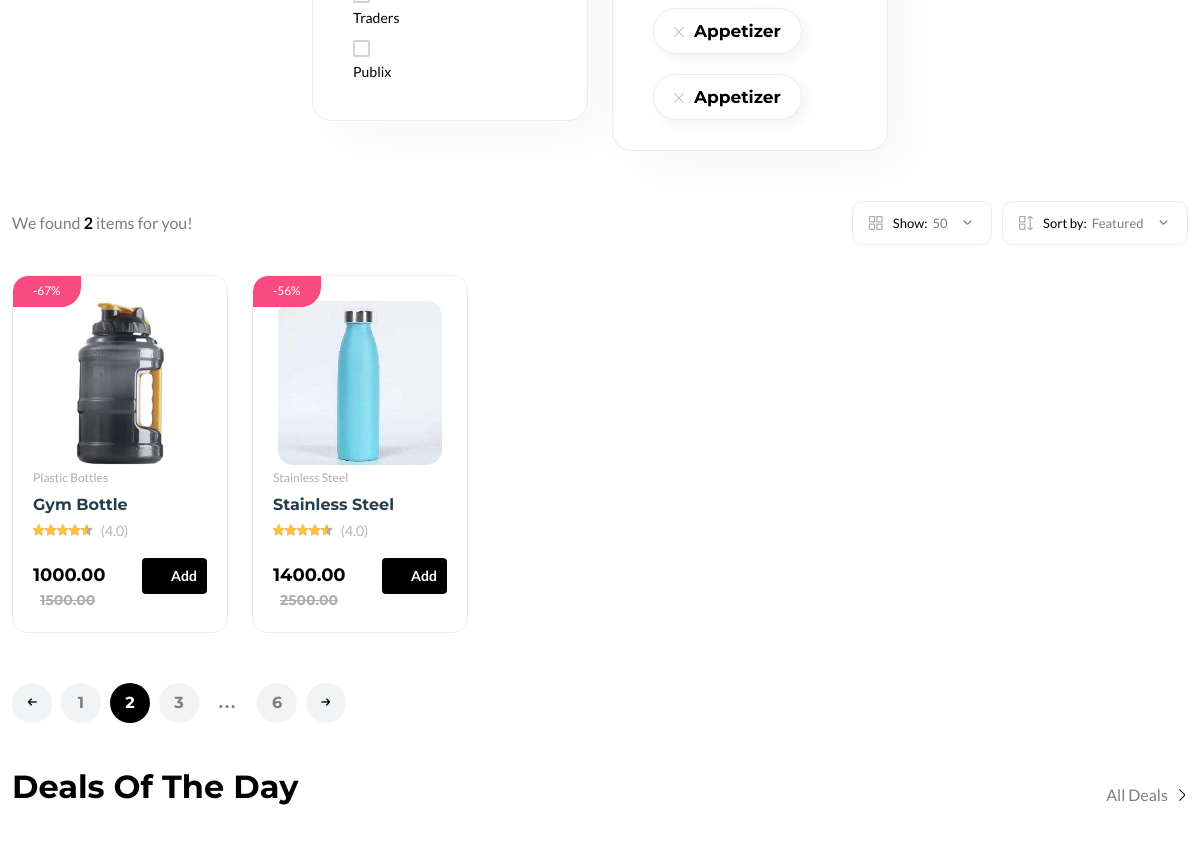
The app's page /products/ (middle part), older data.
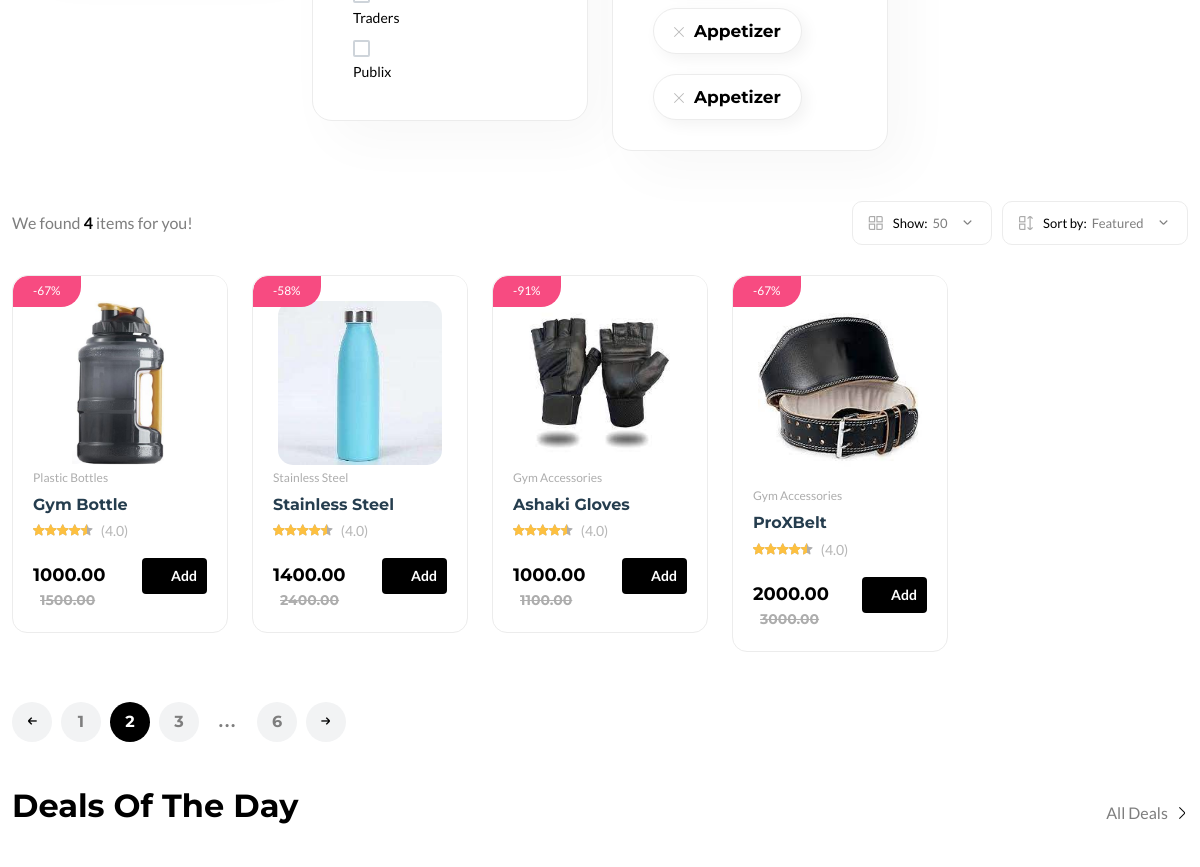
The same page, newer data.
### prossyApp/models.py (models this page shows, shortened)
class Product(models.Model):
    pid = ShortUUIDField(unique=True, length=10, max_length=20, prefix="prd", alphabet="abcdefg123456")
    title = models.CharField(max_length=100, default="Pink Bottle")
    image = models.ImageField(upload_to="user_direcotry_path", default="product.jpg")
    description = RichTextUploadingField(null=True, blank=True, default="This is the product")
    category = models.ForeignKey(Category, on_delete=models.SET_NULL, null=True, related_name="category")
    user = models.ForeignKey(User, on_delete=models.SET_NULL, null=True)
    price = models.DecimalField(max_digits= 999999999, decimal_places=2, default="1000.00")
    old_price = models.DecimalField(max_digits= 999999999, decimal_places=2, default="1500.00")
    specifications = RichTextUploadingField(null=True, blank=True, default="This is pink, like barbie")
    type = models.CharField(max_length=100, default="Bottle",  null=True, blank=True)
    stock_count = models.CharField(max_length=100, default="10", null=True, blank=True)
    tags = TaggableManager(blank=True)
    product_status = models.CharField(choices=STATUS, max_length=10, default="in_review")
    status = models.BooleanField(default=True)
    in_stock = models.BooleanField(default=True)
    featured = models.BooleanField(default=False)
    digital = models.BooleanField(default=False)
    sku = ShortUUIDField(unique=True, length=4, max_length=10, prefix="sku", alphabet="1234567890")
    date = models.DateTimeField(auto_now_add=True)
    updated = models.DateTimeField(null=True, blank=True)
    class Meta:
        verbose_name_plural = "Products"
    def get_percentage(self):
        new_price = (self.price / self.old_price ) * 100
        return new_price

class Category(models.Model):
    cid = ShortUUIDField(unique=True, length=10, max_length=20, prefix="cat", alphabet="abcdefg123456")
    title = models.CharField(max_length=100, default="Pink")
    image = models.ImageField(upload_to="category", default="category.jpg")
    class Meta:
        verbose_name_plural = "Categories"
    def __str__(self):
        return self.title

### prossyApp/views.py (the view)
# urls.py: path("products/", product_list_view, name="product-list"),
def product_list_view(request):
    products = Product.objects.filter(product_status="published")
    context = {
        "products": products
    }
    return render(request, 'core/product-list.html', context)

### prossyApp/context_processor.py (called while the page is built)
def default(request):
    categories = Category.objects.all()
    try:
        address = Address.objects.get(user=request.user)
    except:
        address = None
    return {
        'categories': categories,
        'address':address,
    }

### templates/core/product-list.html (shortened to what this page needs)
{% extends 'partials/base.html' %}
{% load static %}
{% block content %}
    <main class="main">
        <div class="container mb-30 mt-30">
            <div class="row">
                <div class="col-lg-12">
                    <div class="shop-product-fillter-header">
                        <div class="row">
                            <div class="col-xl-3 col-lg-6 col-md-6 mb-lg-0 mb-md-2 mb-sm-2">
                            </div>
                            <div class="col-xl-3 col-lg-6 col-md-6 mb-lg-0 mb-md-2 mb-sm-2">
                                <div class="card">
                                    <div class="d-flex">
                                        <div class="custome-checkbox mr-80">
                                            <br />
                                            <br />
                                            <br />
                                            <br />
                                            <br />
                                            <br />
                                            <label class="form-check-label" for="exampleCheckbox7"><span>Traders</span></label>
                                            <br />
                                            <label class="form-check-label" for="exampleCheckbox8"><span>Publix</span></label>
                                        </div>
                                        <div class="custome-checkbox">
                                            <br />
                                            <br />
                                            <br />
                                            <br />
                                            <br />
                                        </div>
                                    </div>
                                </div>
                            </div>
                            <div class="col-xl-3 col-lg-6 col-md-6 mb-lg-0 mb-md-2 mb-sm-2">
                                <div class="card">
                                    <div class="sidebar-widget widget-tags">
                                        <ul class="tags-list">
                                            <li class="hover-up mr-0">
                                                <a href="blog-category-grid.html"><i class="fi-rs-cross mr-10"></i>Appetizer</a>
                                            </li>
                                            <li class="hover-up mr-0 mb-0">
                                                <a href="blog-category-grid.html"><i class="fi-rs-cross mr-10"></i>Appetizer</a>
                                            </li>
                                        </ul>
                                    </div>
                                </div>
                            </div>
                            <div class="col-xl-3 col-lg-6 col-md-6 mb-lg-0 mb-md-5 mb-sm-5">
                            </div>
                        </div>
                    </div>
                </div>
                <div class="col-12">
                    <div class="shop-product-fillter">
                        <div class="totall-product">
                            <p>We found <strong class="text-brand">{{products.count}}</strong> item{{products.count|pluralize}} for you!</p>
                        </div>
                        <div class="sort-by-product-area">
                            <div class="sort-by-cover mr-10">
                                <div class="sort-by-product-wrap">
                                    <div class="sort-by">
                                        <span><i class="fi-rs-apps"></i>Show:</span>
                                    </div>
                                    <div class="sort-by-dropdown-wrap">
                                        <span> 50 <i class="fi-rs-angle-small-down"></i></span>
                                    </div>
                                </div>
                            </div>
                            <div class="sort-by-cover">
                                <div class="sort-by-product-wrap">
                                    <div class="sort-by">
                                        <span><i class="fi-rs-apps-sort"></i>Sort by:</span>
                                    </div>
                                    <div class="sort-by-dropdown-wrap">
                                        <span> Featured <i class="fi-rs-angle-small-down"></i></span>
                                    </div>
                                </div>
                            </div>
                        </div>
                    </div>
                    <div class="row product-grid">
                        {% for p in products %}
                        <div class="col-lg-1-5 col-md-4 col-12 col-sm-6">
                            <div class="product-cart-wrap mb-30">
                                <div class="product-img-action-wrap">
                                    <div class="product-img product-img-zoom">
                                        <a href="{% url 'prossyApp:product-detail' p.pid %}">
                                            <img class="default-img" src="{{ p.image.url }}" alt="" />
                                        </a>
                                    </div>
                                    <div class="product-badges product-badges-position product-badges-mrg">
                                        <span class="hot">-{{p.get_percentage|floatformat:0}}%</span>
                                    </div>
                                </div>
                                <div class="product-content-wrap">
                                    <div class="product-category">
                                        <a href="{% url 'prossyApp:category-product-list' p.category.cid %}">{{p.category}}</a>
                                    </div>
                                    <h2><a href="{% url 'prossyApp:product-detail' p.pid %}">{{p.title}}</a></h2>
                                    <div class="product-rate-cover">
                                        <div class="product-rate d-inline-block">
                                            <div class="product-rating" style="width: 90%"></div>
                                        </div>
                                        <span class="font-small ml-5 text-muted"> (4.0)</span>
                                    </div>
                                    <div class="product-card-bottom">
                                        <div class="product-price">
                                            <span>{{p.price}}</span>
                                            <span class="old-price">{{p.old_price}}</span>
                                        </div>
                                        <div class="add-cart">
                                            <a class="add" href="shop-cart.html"><i class="fi-rs-shopping-cart mr-5"></i>Add</a>
                                        </div>
                                    </div>
                                </div>
                            </div>
                        </div>
                        {% endfor %}
                    </div>
                    <div class="pagination-area mt-20 mb-20">
                        <nav aria-label="Page navigation example">
                            <ul class="pagination justify-content-start">
                                <li class="page-item">
                                    <a class="page-link" href="#"><i class="fi-rs-arrow-small-left"></i></a>
                                </li>
                                <li class="page-item"><a class="page-link" href="#">1</a></li>
                                <li class="page-item active"><a class="page-link" href="#">2</a></li>
                                <li class="page-item"><a class="page-link" href="#">3</a></li>
                                <li class="page-item"><a class="page-link dot" href="#">...</a></li>
                                <li class="page-item"><a class="page-link" href="#">6</a></li>
                                <li class="page-item">
                                    <a class="page-link" href="#"><i class="fi-rs-arrow-small-right"></i></a>
                                </li>
                            </ul>
                        </nav>
                    </div>
                    <section class="section-padding pb-5">
                        <div class="section-title">
                            <h3 class="">Deals Of The Day</h3>
                            <a class="show-all" href="shop-grid-right.html">
                                All Deals
                                <i class="fi-rs-angle-right"></i>
                            </a>
                        </div>
                    </section>
                </div>
            </div>
        </div>
    </main>
    {% endblock content %}

### templates/partials/base.html (shortened to what this page needs)
{% load static %}
<!DOCTYPE html>
<html class="no-js" lang="en">
<head>
    <link rel="stylesheet" href="{% static 'assets/css/plugins/slider-range.css' %}" />
    <link rel="stylesheet" href= "{% static "assets/css/main.css" %}" />
    <link rel="stylesheet" href="https://use.fontawesome.com/releases/v5.15.4/css/all.css"/>
    <link rel="stylesheet" href="https://cdnjs.cloudflare.com/ajax/libs/font-awesome/6.4.2/css/all.min.css" />
</head>
<body>
    {% block content %}
    {% endblock content %}
</body>
</html>

Row changes from the older to the newer data that the page shows:
changed Product "Stainless Steel": get_percentage "56" → "58"; old_price "2500.00" → "2400.00"
added Product: image (picture), get_percentage "91", category "Gym Accessories", title "Ashaki Gloves", price "1000.00", old_price "1100.00"
added Product: image (picture), get_percentage "67", category "Gym Accessories", title "ProXBelt", price "2000.00", old_price "3000.00"
Text that changed along with them:
{{ products.count }}: "2" → "4"
